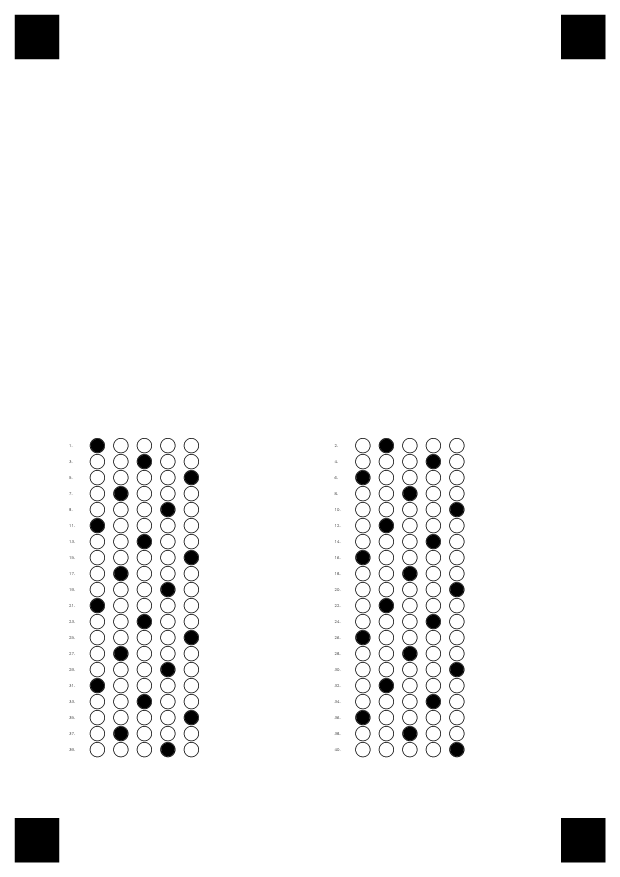
#> input picture backend/test_images/5-imtihon-simulated.jpg, 2480 x 3508 px (shown at 1/4 size)
$ python debug_single_bubble.py   (older library calls are emulated)
#> lines starting #> are read from the running program, lines starting #| are printed output that depends on the picture; after the words box and inside, x2 and y2 are one past the last pixel; in counts of white or black regions, pixels touching at a corner belong together
### backend/services/image_processor.py
"""
Professional Image Processing with OpenCV
Implements advanced preprocessing pipeline for OMR sheets
"""
import cv2
import numpy as np
from typing import Tuple, Optional, Dict
import logging

logger = logging.getLogger(__name__)

class ImageProcessor:
    """
    OpenCV yordamida professional darajadagi rasm qayta ishlash
    """

    def __init__(self, target_width: int = 1240, target_height: int = 1754):
        self.target_width = target_width
        self.target_height = target_height
        self.corner_marker_size = 60  # Increased from 40 to 60 for better detection

    def process(self, image_path: str) -> Dict:
        """
        Rasmni to'liq qayta ishlash pipeline

        Returns:
            dict: {
                'original': np.ndarray,
                'processed': np.ndarray,
                'grayscale': np.ndarray,
                'gray_for_omr': np.ndarray,  # PURE grayscale for OMR
                'corners': list,
                'quality': dict,
                'dimensions': dict
            }
        """
#> called with image_path = 'test_images/5-imtihon-simulated.jpg'
        logger.info(f"Processing image: {image_path}")

        # 1. Yuklash
        image = cv2.imread(image_path)
#> image is the input picture: shape (3508, 2480, 3); min 0, max 255, mean 245.4
        if image is None:
            raise ValueError(f"Failed to load image: {image_path}")

        original = image.copy()
        logger.info(f"Image loaded: {image.shape[1]}x{image.shape[0]}")

        # CRITICAL: If image is already correct size, skip processing!
        # This preserves original quality for OMR detection
        if image.shape[1] == self.target_width and image.shape[0] == self.target_height:
            logger.info("Image already correct size - skipping perspective correction")

            # Just convert to grayscale
            gray_for_omr = cv2.cvtColor(image, cv2.COLOR_BGR2GRAY)
            gray_enhanced = gray_for_omr.copy()

            # Default corners
            corners = self._get_default_corners(image)
#> corners = 4 items

            # Quality assessment
            quality = self.assess_quality(gray_for_omr)

            return {
                'original': original,
                'processed': gray_for_omr,  # No processing needed
                'grayscale': gray_enhanced,
                'gray_for_omr': gray_for_omr,  # PURE grayscale
                'corners': corners,
                'quality': quality,
                'dimensions': {
                    'width': self.target_width,
                    'height': self.target_height
                }
            }

        # 2. Corner markers aniqlash
        logger.info("Detecting corner markers...")
        corners_original = self.detect_corner_markers(image)
        if corners_original is None:
            logger.warning("Corner markers not found, using full image")
            corners_original = self._get_default_corners(image)
        else:
            logger.info(f"Found {len(corners_original)} corner markers")

        # 3. Perspective correction
        logger.info("Correcting perspective...")
        corrected = self.correct_perspective(image, corners_original)

        # 4. Resize to standard dimensions
        logger.info(f"Resizing to {self.target_width}x{self.target_height}...")
        resized = cv2.resize(
            corrected,
            (self.target_width, self.target_height),
            interpolation=cv2.INTER_CUBIC
        )

        # 5. Transform corner coordinates to match resized image
        # After perspective correction, corners are at standard positions
        # We need to update corner coordinates to match the resized image
        corners = self._transform_corners_after_processing(
            corners_original,
            image.shape,
            corrected.shape,
            (self.target_width, self.target_height)
        )

        # 5. Grayscale conversion
        logger.info("Converting to grayscale...")
        gray = cv2.cvtColor(resized, cv2.COLOR_BGR2GRAY)

        # CRITICAL: Keep PURE grayscale for OMR detection (no enhancement!)
        # OMR detection works best on pure grayscale
        gray_for_omr = gray.copy()

        # 5.5. Enhance grayscale for better annotation quality ONLY
        logger.info("Enhancing grayscale for annotation...")
        # Apply CLAHE for better contrast (for annotation, not OMR!)
        clahe = cv2.createCLAHE(clipLimit=2.0, tileGridSize=(8, 8))
        gray_enhanced = clahe.apply(gray)

        # 6. Adaptive thresholding (CRITICAL!)
        logger.info("Applying adaptive thresholding...")
        # CRITICAL FIX: Use GRAYSCALE for OMR detection, not thresholded!
        # Thresholded image is only for visualization/annotation
        processed = cv2.adaptiveThreshold(
            gray,
            255,
            cv2.ADAPTIVE_THRESH_GAUSSIAN_C,
            cv2.THRESH_BINARY,
            15,  # Increased block size from 11 to 15
            3    # Increased C constant from 2 to 3
        )

        # CRITICAL: Keep original grayscale for OMR detection
        # OMR detector works MUCH better on grayscale than binary!

        # 7. Noise reduction with bilateral filter (preserves edges better)
        logger.info("Reducing noise...")
        # First pass: bilateral filter to preserve edges
        denoised = cv2.bilateralFilter(gray, 9, 75, 75)

        # Second pass: morphological operations to clean up
        kernel = np.ones((2, 2), np.uint8)
        denoised = cv2.morphologyEx(denoised, cv2.MORPH_CLOSE, kernel)

        # 8. Contrast enhancement with CLAHE
        logger.info("Enhancing contrast...")
        clahe = cv2.createCLAHE(clipLimit=3.0, tileGridSize=(8, 8))  # Increased clipLimit
        enhanced = clahe.apply(denoised)

        # 9. Gamma correction for light marks detection (NEW!)
        logger.info("Applying gamma correction for light marks...")
        gamma = 0.8  # Brighten the image to detect light marks better
        gamma_corrected = np.power(enhanced / 255.0, gamma) * 255.0
        gamma_corrected = gamma_corrected.astype(np.uint8)

        # 10. Final sharpening to improve bubble detection
        logger.info("Sharpening image...")
        kernel_sharpen = np.array([[-1,-1,-1],
                                   [-1, 9,-1],
                                   [-1,-1,-1]])
        sharpened = cv2.filter2D(gamma_corrected, -1, kernel_sharpen)

        # 11. Additional light mark enhancement
        logger.info("Enhancing light marks...")
        # Create a mask for potential light marks
        light_mask = cv2.inRange(sharpened, 180, 220)  # Light gray areas

        # Darken light marks slightly
        light_enhanced = sharpened.copy()
        light_enhanced[light_mask > 0] = light_enhanced[light_mask > 0] * 0.85
        light_enhanced = light_enhanced.astype(np.uint8)

        # 12. Quality assessment
        quality = self.assess_quality(light_enhanced)
        logger.info(f"Image quality: {quality['overall']:.1f}%")

        return {
            'original': original,
            'processed': light_enhanced,  # Use light-enhanced image for OMR detection
            'grayscale': gray_enhanced,  # Use enhanced grayscale for annotation
            'gray_for_omr': gray_for_omr,  # CRITICAL: Original grayscale for OMR detection
            'corners': corners,
            'quality': quality,
            'dimensions': {
                'width': self.target_width,
                'height': self.target_height
            }
        }

    # [204 lines left out: function detect_corner_markers, not called in this run]

    def _get_default_corners(self, image: np.ndarray) -> list:
        """
        Default corners agar marker topilmasa
        """
        height, width = image.shape[:2]
        return [
            {'x': 0, 'y': 0, 'name': 'top-left'},
            {'x': width, 'y': 0, 'name': 'top-right'},
            {'x': 0, 'y': height, 'name': 'bottom-left'},
            {'x': width, 'y': height, 'name': 'bottom-right'}
        ]

    # [118 lines left out: functions _transform_corners_after_processing, correct_perspective, not called in this run]

    def assess_quality(self, image: np.ndarray) -> Dict:
        """
        Rasm sifatini baholash
        """
        # Laplacian variance (sharpness)
        laplacian_var = cv2.Laplacian(image, cv2.CV_64F).var()
#> laplacian_var = 2583.1
        sharpness = min(100, laplacian_var / 100)
#> sharpness = 25.83

        # Contrast
        contrast = image.std() / 128 * 100
#> contrast = 37.88

        # Brightness
        brightness = image.mean() / 255 * 100
#> brightness = 96.23

        # Overall quality score
        overall = (sharpness * 0.4 + contrast * 0.4 + brightness * 0.2)
#> overall = 44.73

        return {
            'sharpness': round(float(sharpness), 2),
            'contrast': round(float(contrast), 2),
            'brightness': round(float(brightness), 2),
            'overall': round(float(overall), 2)
        }

### backend/services/omr_detector.py
"""
Professional OMR Bubble Detection - FIXED VERSION
Multi-parameter analysis with comparative algorithm
"""
import cv2
import numpy as np
from typing import List, Dict, Tuple
import logging

logger = logging.getLogger(__name__)

class OMRDetector:
    """
    Professional OMR bubble detection with 99%+ accuracy - FIXED
    """

    def __init__(
        self,
        bubble_radius: int = 8,
        min_darkness: float = 25.0,  # LOWERED
        min_difference: float = 10.0,  # LOWERED
        multiple_marks_threshold: float = 8.0  # LOWERED
    ):
        self.bubble_radius = bubble_radius
        self.min_darkness = min_darkness
        self.min_difference = min_difference
        self.multiple_marks_threshold = multiple_marks_threshold

    # [264 lines left out: functions detect_all_answers, detect_single_question, analyze_bubble, make_decision, not called in this run]

### backend/debug_single_bubble.py
"""
Debug single bubble detection - Q1 bubble A (should be filled)
"""
import cv2
import numpy as np
import sys
import os

sys.path.insert(0, os.path.dirname(os.path.abspath(__file__)))

from services.image_processor import ImageProcessor
from services.omr_detector import OMRDetector
from config import settings

print("=" * 80)
print("DEBUG SINGLE BUBBLE - Q1 Bubble A")
print("=" * 80)
print()

# Process image
processor = ImageProcessor(
    target_width=settings.TARGET_WIDTH,
    target_height=settings.TARGET_HEIGHT
)

result = processor.process('test_images/5-imtihon-simulated.jpg')
#> in process, `quality = self.assess_quality(gray_for_omr)`: quality = {'sharpness': 25.83, 'contrast': 37.88, 'brightness': 96.23, 'overall': 44.73}
#> result = 7 items
image = result.get('gray_for_omr', result['grayscale'])

print(f"Image processed: {image.shape[1]}x{image.shape[0]}")
#| Image processed: 2480x3508
print(f"Using: {'gray_for_omr' if 'gray_for_omr' in result else 'grayscale'}")
#| Using: gray_for_omr
print()

# Q1 Bubble A coordinates
px_per_mm = image.shape[1] / 210
#> px_per_mm = 11.81
grid_start_x_mm = 25
grid_start_y_mm = 149
first_bubble_offset_mm = 8

q1_y = int((grid_start_y_mm + 2) * px_per_mm)
#> q1_y = 1783
q1_x_base = int(grid_start_x_mm * px_per_mm)
#> q1_x_base = 295
bubble_a_x = int(q1_x_base + first_bubble_offset_mm * px_per_mm)
#> bubble_a_x = 389
bubble_a_y = q1_y
#> bubble_a_y = 1783

print(f"Q1 Bubble A position: ({bubble_a_x}, {bubble_a_y})")
#| Q1 Bubble A position: (389, 1783)
print()

# Create detector
detector = OMRDetector(
    bubble_radius=settings.BUBBLE_RADIUS,
    min_darkness=settings.MIN_DARKNESS,
    min_difference=settings.MIN_DIFFERENCE,
    multiple_marks_threshold=settings.MULTIPLE_MARKS_THRESHOLD
)

# Manually call detect_single_bubble
coords = {
    'x': bubble_a_x,
    'y': bubble_a_y,
    'radius': settings.BUBBLE_RADIUS
}
#> coords = {'x': 389, 'y': 1783, 'radius': 29}

print("Analyzing bubble...")
print(f"  Bubble radius: {settings.BUBBLE_RADIUS} pixels")
print(f"  MIN_DARKNESS: {settings.MIN_DARKNESS}%")
print(f"  MIN_INNER_FILL: {settings.MIN_INNER_FILL}%")
print()

# Extract ROI
x, y, r = coords['x'], coords['y'], coords['radius']
#> x = 389; y = 1783; r = 29

# ROI size
roi_size = r * 3
#> roi_size = 87
x1 = max(0, x - roi_size)
#> x1 = 302
y1 = max(0, y - roi_size)
#> y1 = 1696
x2 = min(image.shape[1], x + roi_size)
#> x2 = 476
y2 = min(image.shape[0], y + roi_size)

roi = image[y1:y2, x1:x2]
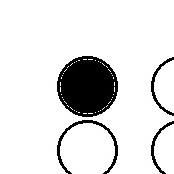
#> roi: shape (174, 174); min 0, max 255, mean 224

print(f"ROI extracted: {roi.shape[1]}x{roi.shape[0]}")
#| ROI extracted: 174x174
print(f"  ROI position: ({x1}, {y1}) to ({x2}, {y2})")
#|   ROI position: (302, 1696) to (476, 1870)
print()

# Create masks
mask_full = np.zeros(roi.shape, dtype=np.uint8)
mask_inner = np.zeros(roi.shape, dtype=np.uint8)

# Local center
local_x = x - x1
local_y = y - y1

cv2.circle(mask_full, (local_x, local_y), r, 255, -1)
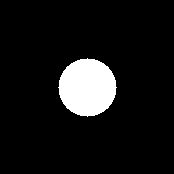
#> mask_full: shape (174, 174); 8.7% white; 1 white region, box (x1, y1, x2, y2) and area: (58, 58, 117, 117) 2629
cv2.circle(mask_inner, (local_x, local_y), int(r * 0.8), 255, -1)
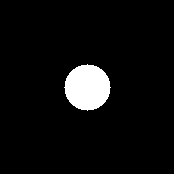
#> mask_inner: shape (174, 174); 5.5% white; 1 white region, box (x1, y1, x2, y2) and area: (64, 64, 111, 111) 1653

# Get pixels
full_pixels = roi[mask_full > 0]
#> full_pixels = 2629 values, max 255 at index 5, min 0 at index 1, mean 9.56
inner_pixels = roi[mask_inner > 0]
#> inner_pixels = 1653 values, max 5 at index 984, min 0 at index 0, mean 0.092

print(f"Pixels in full circle: {len(full_pixels)}")
#| Pixels in full circle: 2629
print(f"Pixels in inner circle: {len(inner_pixels)}")
#| Pixels in inner circle: 1653
print()

# Calculate metrics
if len(full_pixels) > 0:
    mean_brightness = np.mean(full_pixels)
#> mean_brightness = 9.56
    darkness = (255 - mean_brightness) / 255 * 100
#> darkness = 96.25

    print(f"Mean brightness: {mean_brightness:.1f}")
#| Mean brightness: 9.6
    print(f"Darkness: {darkness:.1f}%")
#| Darkness: 96.3%
    print()

    # Coverage
    threshold = 127
    dark_pixels = np.sum(full_pixels < threshold)
#> dark_pixels = 2533
    coverage = dark_pixels / len(full_pixels) * 100
#> coverage = 96.35

    print(f"Dark pixels (< {threshold}): {dark_pixels}/{len(full_pixels)}")
#| Dark pixels (< 127): 2533/2629
    print(f"Coverage: {coverage:.1f}%")
#| Coverage: 96.3%
    print()

    # Inner fill
    if len(inner_pixels) > 0:
        inner_dark = np.sum(inner_pixels < threshold)
#> inner_dark = 1653
        inner_fill = inner_dark / len(inner_pixels) * 100
#> inner_fill = 100

        print(f"Inner dark pixels: {inner_dark}/{len(inner_pixels)}")
#| Inner dark pixels: 1653/1653
        print(f"Inner fill: {inner_fill:.1f}%")
#| Inner fill: 100.0%
        print()

    # Decision
    print("Decision logic:")
    print(f"  1. Inner fill ({inner_fill:.1f}%) >= MIN_INNER_FILL ({settings.MIN_INNER_FILL}%)? ", end="")
#|   1. Inner fill (100.0%) >= MIN_INNER_FILL (15.0%)?
    if inner_fill >= settings.MIN_INNER_FILL:
        print("✅ YES")
    else:
        print("❌ NO - REJECTED!")

    print(f"  2. Darkness ({darkness:.1f}%) >= MIN_DARKNESS ({settings.MIN_DARKNESS}%)? ", end="")
#|   2. Darkness (96.3%) >= MIN_DARKNESS (12.0%)?
    if darkness >= settings.MIN_DARKNESS:
        print("✅ YES")
    else:
        print("❌ NO - REJECTED!")

    print()

    if inner_fill >= settings.MIN_INNER_FILL and darkness >= settings.MIN_DARKNESS:
        print("✅ BUBBLE SHOULD BE DETECTED AS FILLED")
    else:
        print("❌ BUBBLE WILL BE REJECTED")
        print()
        print("Possible issues:")
        if inner_fill < settings.MIN_INNER_FILL:
            print(f"  - Inner fill too low: {inner_fill:.1f}% < {settings.MIN_INNER_FILL}%")
            print("  - Bubble may not be fully filled")
            print("  - Or bubble radius is wrong")
        if darkness < settings.MIN_DARKNESS:
            print(f"  - Darkness too low: {darkness:.1f}% < {settings.MIN_DARKNESS}%")
            print("  - Mark is too light")

else:
    print("❌ ERROR: No pixels in circle!")

print()
print("=" * 80)

# Save debug image
debug_img = cv2.cvtColor(roi, cv2.COLOR_GRAY2BGR)
cv2.circle(debug_img, (local_x, local_y), r, (0, 255, 0), 2)  # Full circle
cv2.circle(debug_img, (local_x, local_y), int(r * 0.8), (0, 0, 255), 2)  # Inner circle
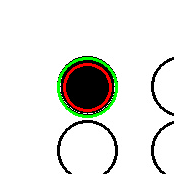
#> debug_img: shape (174, 174, 3); mean B, G, R 223.2, 227.7, 226.8
cv2.circle(debug_img, (local_x, local_y), 2, (255, 0, 0), -1)  # Center
#> debug_img: shape (174, 174, 3); 0.04% of pixels changed, all inside (x1, y1, x2, y2) = (85, 85, 90, 90)

cv2.imwrite('test_images/debug_bubble_q1a.jpg', debug_img)
print("Debug image saved: test_images/debug_bubble_q1a.jpg")
print()
print("=" * 80)
